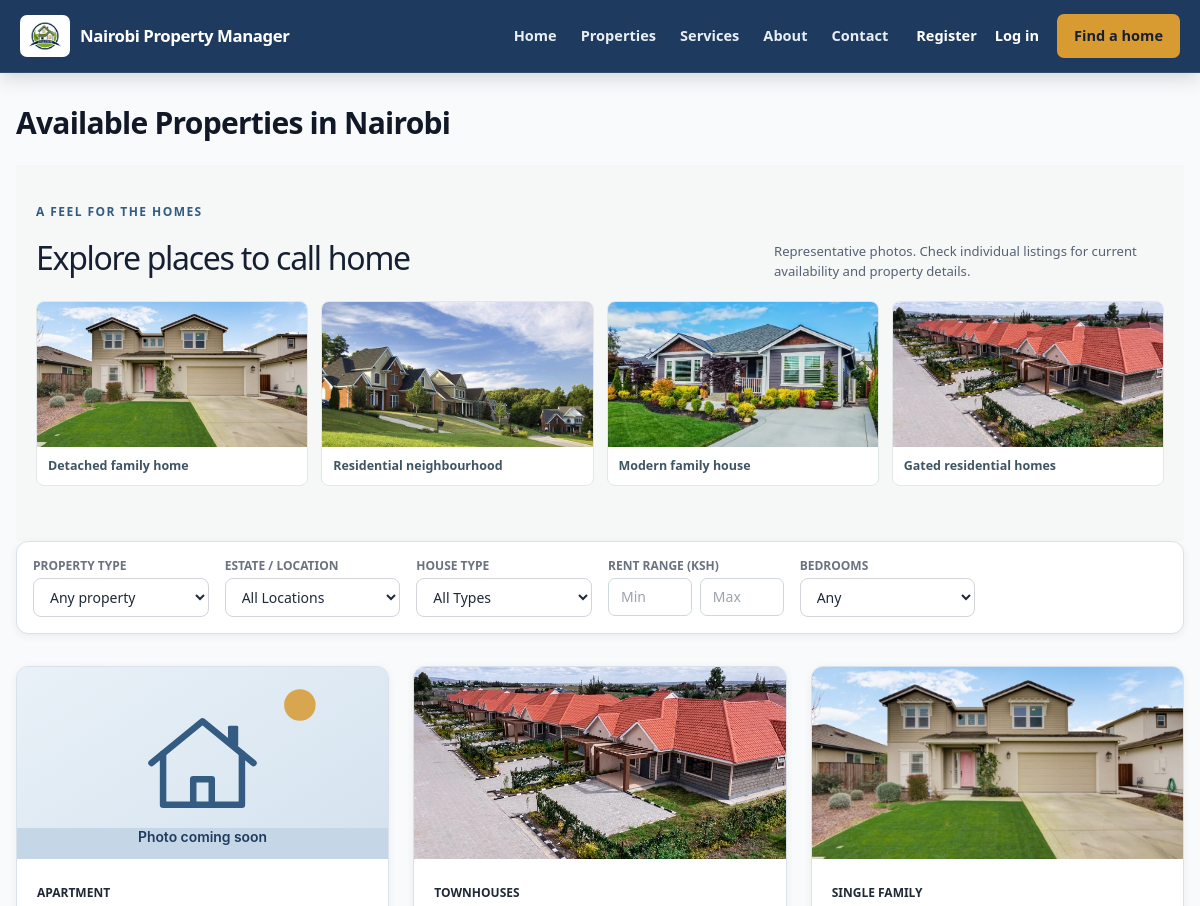
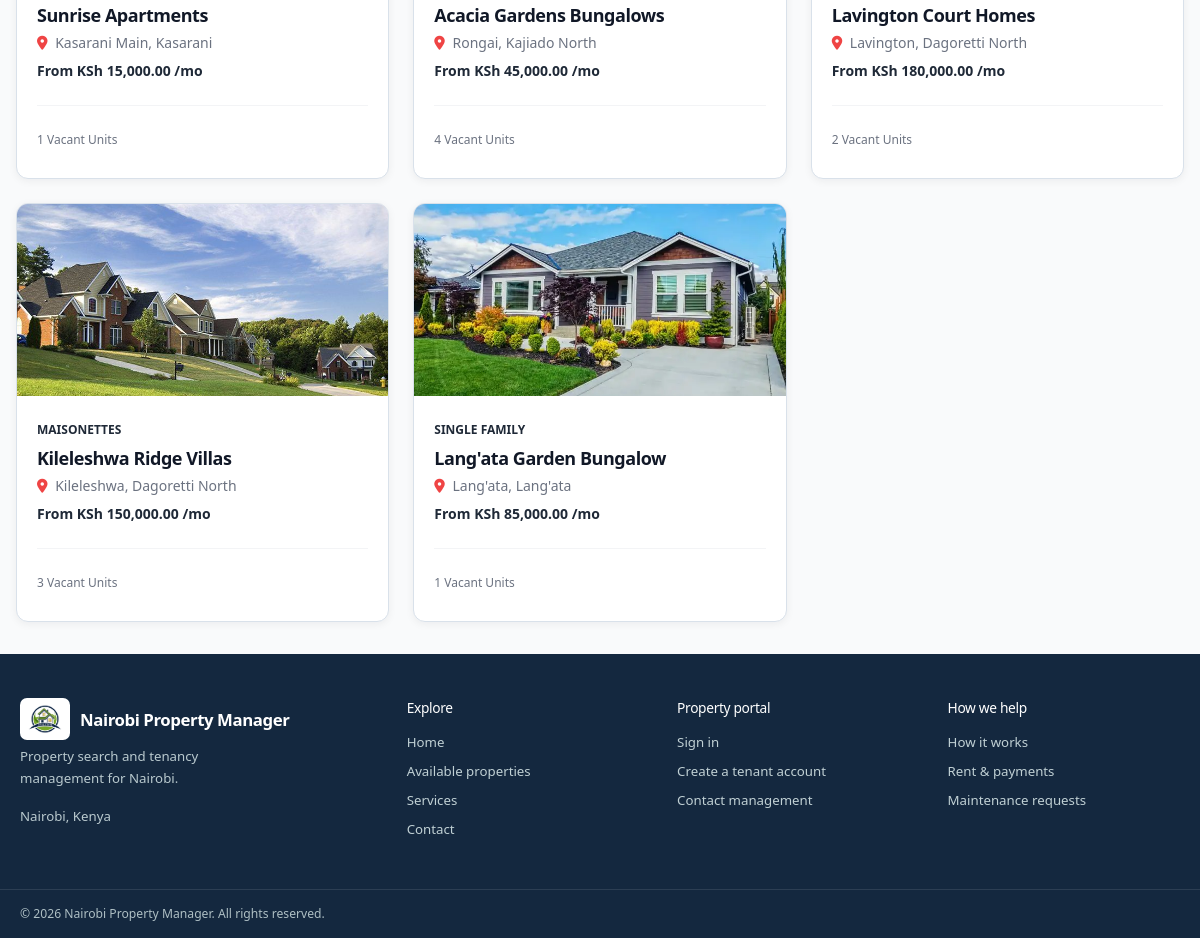
Page /public/properties.php on the committed database (2 pictures, top to bottom).
### tables this page shows
CREATE TABLE IF NOT EXISTS properties (
    id INT AUTO_INCREMENT PRIMARY KEY,
    landlord_id INT NOT NULL,
    name VARCHAR(150) NOT NULL,
    property_type ENUM('Apartment', 'Flats', 'Bedsitters', 'Maisonettes', 'Townhouses', 'Commercial', 'Student Housing', 'Mixed Use', 'Single Family', 'Other') NOT NULL,
    description TEXT,
    location_id INT NOT NULL,
    physical_address VARCHAR(255) NOT NULL,
    latitude DECIMAL(10, 8) NULL,
    longitude DECIMAL(11, 8) NULL,
    number_of_units INT NOT NULL DEFAULT 0,
    year_built YEAR NULL,
    amenities TEXT,
    status ENUM('Active', 'Under Maintenance', 'Archived') DEFAULT 'Active',
    property_image VARCHAR(255) NULL,
    created_at TIMESTAMP DEFAULT CURRENT_TIMESTAMP,
    updated_at TIMESTAMP DEFAULT CURRENT_TIMESTAMP ON UPDATE CURRENT_TIMESTAMP,
    FOREIGN KEY (landlord_id) REFERENCES landlords(id) ON DELETE RESTRICT,
    FOREIGN KEY (location_id) REFERENCES locations(id) ON DELETE RESTRICT
);

CREATE TABLE IF NOT EXISTS locations (
    id INT AUTO_INCREMENT PRIMARY KEY,
    county VARCHAR(100) DEFAULT 'Nairobi',
    sub_county VARCHAR(100) NOT NULL,
    estate VARCHAR(100) NOT NULL,
    created_at TIMESTAMP DEFAULT CURRENT_TIMESTAMP
);

### includes/functions.php (called while the page is built, shortened)
<?php
function e($string) {
    return htmlspecialchars($string ?? '', ENT_QUOTES, 'UTF-8');
}
function format_currency($amount) {
    return 'KSh ' . number_format((float)($amount ?? 0), 2, '.', ',');
}
function sample_property_image($property_id = null) {
    return 'assets/property-placeholder.svg';
}

### config/auth.php (called while the page is built, shortened)
<?php
function isLoggedIn() {
    return isset($_SESSION['user_id']) && !empty($_SESSION['user_id']);
}
function getCurrentUser() {
    if (!isLoggedIn()) return null;
    return [
        'id' => $_SESSION['user_id'] ?? null,
        'role_id' => $_SESSION['role_id'] ?? null,
        'role_name' => $_SESSION['role_name'] ?? null,
        'full_name' => $_SESSION['full_name'] ?? '',
        'email' => $_SESSION['email'] ?? ''
    ];
}

### public/properties.php (the view, shortened to what this page needs)
<?php
require_once __DIR__ . '/../includes/functions.php';
$db = db();
$max_rent = $_GET['max_rent'] ?? '';
$min_rent = $_GET['min_rent'] ?? '';
$query = "SELECT p.*, l.estate, l.sub_county, MIN(u.monthly_rent) as min_rent, COUNT(u.id) AS available_units
          FROM properties p
          JOIN locations l ON p.location_id = l.id
          JOIN units u ON p.id = u.property_id
          WHERE p.status = 'Active' AND u.status = 'Vacant'";
$params = [];
$query .= " GROUP BY p.id, l.estate, l.sub_county";
$stmt = $db->prepare($query);
$stmt->execute($params);
$properties = $stmt->fetchAll();
include __DIR__ . '/../includes/header.php';
include __DIR__ . '/../includes/navbar.php';
?>
<div class="flex-1 flex flex-col bg-gray-50">
    <div class="max-w-7xl mx-auto px-4 py-8 w-full">
        <h1 class="text-3xl font-bold text-gray-900 mb-6">Available Properties in Nairobi</h1>
        <?php include __DIR__ . '/../includes/property-gallery.php'; ?>
        <form method="GET" class="bg-white p-4 rounded-xl shadow-sm border border-gray-100 grid grid-cols-1 sm:grid-cols-2 lg:grid-cols-6 gap-4 mb-8">
            <div>
                <label class="block text-xs font-semibold text-gray-500 uppercase mb-1">Property type</label>
                <select name="type" class="w-full px-3 py-2 border border-gray-300 rounded-lg text-sm"><option value="">Any property</option></select>
            </div>
            <div>
                <label class="block text-xs font-semibold text-gray-500 uppercase mb-1">Estate / Location</label>
                <select name="location" class="w-full px-3 py-2 border border-gray-300 rounded-lg text-sm focus:ring-2 focus:ring-primary outline-none">
                    <option value="">All Locations</option>
                </select>
            </div>
            <div>
                <label class="block text-xs font-semibold text-gray-500 uppercase mb-1">House Type</label>
                <select name="house_type" class="w-full px-3 py-2 border border-gray-300 rounded-lg text-sm focus:ring-2 focus:ring-primary outline-none">
                    <option value="">All Types</option>
                </select>
            </div>
            <div>
                <label class="block text-xs font-semibold text-gray-500 uppercase mb-1">Rent range (KSh)</label>
                <div class="flex gap-2"><input type="number" name="min_rent" min="0" value="<?php echo e($min_rent); ?>" placeholder="Min" class="min-w-0 w-1/2 px-3 py-2 border rounded-lg text-sm"><input type="number" name="max_rent" min="0" value="<?php echo e($max_rent); ?>" placeholder="Max" class="min-w-0 w-1/2 px-3 py-2 border rounded-lg text-sm"></div>
            </div>
            <div>
                <label class="block text-xs font-semibold text-gray-500 uppercase mb-1">Bedrooms</label><select name="bedrooms" class="w-full px-3 py-2 border border-gray-300 rounded-lg text-sm"><option value="">Any</option></select>
            </div>
            <div class="flex items-end">
                <button type="submit" class="w-full bg-primary hover:bg-blue-800 text-white font-semibold py-2 px-4 rounded-lg text-sm transition">
                </button>
            </div>
        </form>
        <div class="grid grid-cols-1 sm:grid-cols-2 lg:grid-cols-3 gap-6">
            <?php if (empty($properties)): ?>
                <div class="col-span-3 bg-white p-8 rounded-xl text-center border border-gray-100">
                    <p class="text-gray-500">No properties found matching your search criteria.</p>
                </div>
            <?php else: ?>
                <?php foreach ($properties as $prop): ?>
                    <div class="bg-white rounded-xl border border-gray-100 shadow-sm overflow-hidden flex flex-col">
                        <div class="h-48 bg-gray-200 flex items-center justify-center text-gray-400">
                            <?php $imagePath = trim((string)($prop['property_image'] ?? ''), '/'); $imageFile = $imagePath !== '' ? dirname(__DIR__) . '/' . $imagePath : ''; ?>
                            <?php if ($imagePath !== '' && is_file($imageFile)): ?><img class="w-full h-full object-cover" src="<?php echo BASE_URL . '/' . e($imagePath); ?>" alt="Exterior of <?php echo e($prop['name']); ?>" loading="lazy"><?php else: ?><img class="w-full h-full object-cover" src="<?php echo BASE_URL . '/' . e(sample_property_image($prop['id'])); ?>" alt="Photo coming soon for <?php echo e($prop['name']); ?>" loading="lazy"><?php endif; ?>
                        </div>
                        <div class="p-5 flex-1 flex flex-col justify-between">
                            <div>
                                <span class="text-xs font-semibold text-accent uppercase"><?php echo e($prop['property_type']); ?></span>
                                <h3 class="font-bold text-lg text-gray-900 mt-1"><?php echo e($prop['name']); ?></h3>
                                <p class="text-sm text-gray-500 mt-1"><i class="fa-solid fa-location-dot mr-1 text-red-500"></i> <?php echo e($prop['estate'] . ', ' . $prop['sub_county']); ?></p>
                                <p class="text-sm font-semibold text-success mt-2">From <?php echo format_currency($prop['min_rent']); ?> /mo</p>
                            </div>
                            <div class="mt-6 pt-4 border-t border-gray-100 flex items-center justify-between">
                                <span class="text-xs text-gray-500"><?php echo (int)$prop['available_units']; ?> Vacant Units</span>
                                <a href="<?php echo BASE_URL; ?>/public/property-details.php?id=<?php echo $prop['id']; ?>" class="text-sm bg-primary text-white px-4 py-2 rounded-lg font-medium hover:bg-blue-800 transition">
                                </a>
                            </div>
                        </div>
                    </div>
                <?php endforeach; ?>
            <?php endif; ?>
        </div>
    </div>
</div>
<?php include __DIR__ . '/../includes/footer.php'; ?>

### includes/header.php (shortened to what this page needs)
<!DOCTYPE html>
<html lang="en">
<head>
    <script src="https://cdn.tailwindcss.com"></script>
    <link rel="stylesheet" href="https://cdnjs.cloudflare.com/ajax/libs/font-awesome/6.4.0/css/all.min.css">
    <link rel="stylesheet" href="<?php echo BASE_URL; ?>/assets/app.css?v=<?php echo (int)filemtime(__DIR__ . '/../assets/app.css'); ?>">
</head>
<body class="bg-gray-50 text-gray-800 font-sans antialiased min-h-screen flex flex-col">

### includes/navbar.php (shortened to what this page needs)
<?php
require_once __DIR__ . '/../config/auth.php';
require_once __DIR__ . '/functions.php';
$currentUser = getCurrentUser();
$isPublicPage = strpos($_SERVER['SCRIPT_NAME'] ?? '', '/public/') !== false || basename($_SERVER['SCRIPT_NAME'] ?? '') === 'index.php';
$role = $currentUser['role_name'] ?? '';
$dashboardUrl = $currentUser ? BASE_URL . '/' . dashboardPathForRole($role) : '';
?>
<?php if ($isPublicPage): ?>
<header class="public-header">
  <div class="site-container public-header-inner">
    <a class="brand" href="<?php echo BASE_URL; ?>/" aria-label="<?php echo e(APP_NAME); ?> home"><img class="brand-logo" src="<?php echo BASE_URL; ?>/assets/houselogo.avif" alt=""><span><?php echo e(APP_NAME); ?></span></a>
    <nav id="public-navigation" class="public-navigation" aria-label="Main navigation">
      <a href="<?php echo BASE_URL; ?>/" <?php echo basename($_SERVER['SCRIPT_NAME'] ?? '') === 'index.php' ? 'aria-current="page"' : ''; ?>>Home</a>
      <a href="<?php echo BASE_URL; ?>/public/properties.php">Properties</a>
      <a href="<?php echo BASE_URL; ?>/#services">Services</a>
      <a href="<?php echo BASE_URL; ?>/#about">About</a>
      <a href="<?php echo BASE_URL; ?>/public/contact.php">Contact</a>
      <span class="public-nav-actions">
        <?php if ($currentUser): ?>
          <?php if ($dashboardUrl !== ''): ?><a class="nav-login" href="<?php echo $dashboardUrl; ?>">My dashboard</a><?php endif; ?>
          <form method="post" action="<?php echo BASE_URL; ?>/api/logout.php"><?php echo csrf_field(); ?><button class="nav-cta" type="submit">Log out</button></form>
        <?php else: ?>
           <a class="nav-login" href="<?php echo BASE_URL; ?>/public/register.php">Register</a>
          <a class="nav-login" href="<?php echo BASE_URL; ?>/public/login.php">Log in</a>
          <a class="nav-cta" href="<?php echo BASE_URL; ?>/public/properties.php">Find a home</a>
        <?php endif; ?>
      </span>
    </nav>
  </div>
</header>
<?php endif; ?>

### includes/property-gallery.php
<?php
$galleryPhotos = [
    ['assets/house1.jpg', 'Detached family home'],
    ['assets/house2.jpg', 'Residential neighbourhood'],
    ['assets/house3.jpg', 'Modern family house'],
    ['assets/house4.jpg', 'Gated residential homes'],
];
?>
<section class="sample-gallery-section" aria-labelledby="sample-gallery-title">
  <div class="site-container">
    <div class="sample-gallery-heading"><div><p class="eyebrow">A feel for the homes</p><h2 id="sample-gallery-title">Explore places to call home</h2></div><p>Representative photos. Check individual listings for current availability and property details.</p></div>
    <div class="sample-gallery-grid">
      <?php foreach ($galleryPhotos as [$photo, $caption]): ?>
        <figure class="sample-gallery-item"><img src="<?php echo BASE_URL . '/' . e($photo); ?>" alt="<?php echo e($caption); ?>" loading="lazy"><figcaption><?php echo e($caption); ?></figcaption></figure>
      <?php endforeach; ?>
    </div>
  </div>
</section>

### includes/footer.php (shortened to what this page needs)
<?php
$isPublicPage = strpos($_SERVER['SCRIPT_NAME'] ?? '', '/public/') !== false || basename($_SERVER['SCRIPT_NAME'] ?? '') === 'index.php';
?>
<?php if ($isPublicPage): ?>
<footer class="public-footer">
  <div class="site-container footer-grid">
    <div class="footer-brand"><a class="brand footer-logo" href="<?php echo BASE_URL; ?>/"><img class="brand-logo" src="<?php echo BASE_URL; ?>/assets/houselogo.avif" alt=""><span><?php echo e(APP_NAME); ?></span></a><p>Property search and tenancy management for Nairobi.</p><p class="footer-location">Nairobi, Kenya</p></div>
    <div><h2>Explore</h2><a href="<?php echo BASE_URL; ?>/">Home</a><a href="<?php echo BASE_URL; ?>/public/properties.php">Available properties</a><a href="<?php echo BASE_URL; ?>/#services">Services</a><a href="<?php echo BASE_URL; ?>/public/contact.php">Contact</a></div>
    <div><h2>Property portal</h2><a href="<?php echo BASE_URL; ?>/public/login.php">Sign in</a><a href="<?php echo BASE_URL; ?>/public/register.php">Create a tenant account</a><a href="<?php echo BASE_URL; ?>/public/contact.php">Contact management</a></div>
    <div><h2>How we help</h2><a href="<?php echo BASE_URL; ?>/#about">How it works</a><a href="<?php echo BASE_URL; ?>/#services">Rent &amp; payments</a><a href="<?php echo BASE_URL; ?>/#services">Maintenance requests</a></div>
  </div>
  <div class="footer-bottom"><div class="site-container">&copy; <?php echo date('Y'); ?> <?php echo e(APP_NAME); ?>. All rights reserved.</div></div>
</footer>
<?php else: ?>
<footer class="app-footer mt-auto"><div class="max-w-7xl mx-auto px-4 text-center">&copy; <?php echo date('Y'); ?> <?php echo e(APP_NAME); ?>. All rights reserved.</div></footer>
<?php if (!empty($app_shell_open)) echo '</div></div>'; ?>
<?php endif; ?>
</body>
</html>

### rows in the picture
properties: property_type "APARTMENT", name "Sunrise Apartments", location.sub_county "Kasarani Main, Kasarani", min_rent "KSh 15,000.00", available_units "1"
properties: property_image (picture), property_type "TOWNHOUSES", name "Acacia Gardens Bungalows", location.sub_county "Rongai, Kajiado North", min_rent "KSh 45,000.00", available_units "4"
properties: property_image (picture), property_type "SINGLE FAMILY", name "Lavington Court Homes", location.sub_county "Lavington, Dagoretti North", min_rent "KSh 180,000.00", available_units "2"
properties: property_image (picture), property_type "MAISONETTES", name "Kileleshwa Ridge Villas", location.sub_county "Kileleshwa, Dagoretti North", min_rent "KSh 150,000.00", available_units "3"
properties: property_image (picture), property_type "SINGLE FAMILY", name "Lang'ata Garden Bungalow", location.sub_county "Lang'ata, Lang'ata", min_rent "KSh 85,000.00", available_units "1"

### other values in the picture
APP_NAME "Nairobi Property Manager"
$caption "Detached family home"
$caption "Residential neighbourhood"
$caption "Modern family house"
$caption "Gated residential homes"
